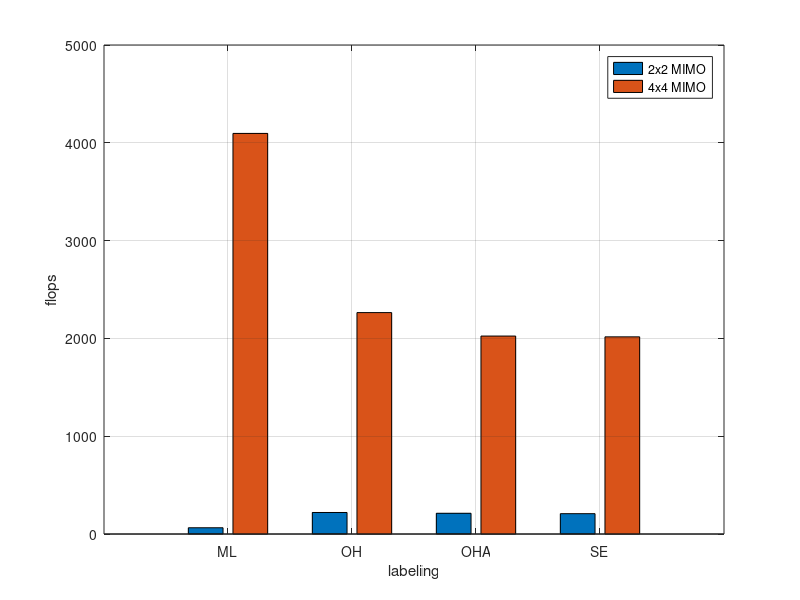

MATLAB code to generate this figure:
clear
close all
clc

Nt1 = 2;
Nr1 = 2;

Nt2= 4;
Nr2 = 4;

M = 4; 

N_units1 = 100;
N_units2 = 1000;

Nflops_ML = zeros(1,2);
Nflops_OH = zeros(1,2);
Nflops_OHA = zeros(1,2);
Nflops_SE = zeros(1,2);

Nflops_ML(1) = Nt1*Nr1*M^Nt1;
Nflops_ML(2) = Nt2*Nr2*M^Nt2;


Nflops_OH(1) = 2*(Nr1+N_units1)+M^Nt1;
Nflops_OH(2) = 2*(Nr2+N_units2)+M^Nt2;

Nflops_OHA(1) = 2*(Nr1+N_units1)+M*Nt1;
Nflops_OHA(2) = 2*(Nr2+N_units2)+M*Nt2;

Nflops_SE(1) = 2*(Nr1+N_units1)+log2(M)*Nt1;
Nflops_SE(2) = 2*(Nr2+N_units2)+log2(M)*Nt2;

bar_values = [Nflops_ML; Nflops_OH; Nflops_OHA; Nflops_SE];

figure
x=1:4;
string_vals = {'ML','OH','OHA','SE'};
colormap cool
bar(bar_values), grid
legend('2x2 MIMO','4x4 MIMO')
xticks(x)
xticklabels(string_vals)
xlabel('labeling')
ylabel('flops')

